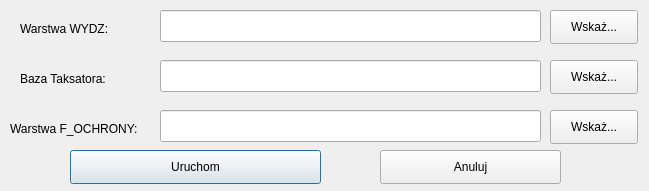
<?xml version="1.0" encoding="UTF-8"?>
<ui version="4.0">
 <class>Ui_Dialog</class>
 <widget class="QDialog" name="Ui_Dialog">
  <property name="geometry">
   <rect>
    <x>0</x>
    <y>0</y>
    <width>649</width>
    <height>191</height>
   </rect>
  </property>
  <property name="windowTitle">
   <string>Dopisz formy ochrony - podaj dane</string>
  </property>
  <widget class="QPushButton" name="pushButton_ok">
   <property name="geometry">
    <rect>
     <x>70</x>
     <y>150</y>
     <width>251</width>
     <height>34</height>
    </rect>
   </property>
   <property name="font">
    <font>
     <family>Arial</family>
    </font>
   </property>
   <property name="text">
    <string>Uruchom</string>
   </property>
  </widget>
  <widget class="QPushButton" name="pushButton_cancel">
   <property name="geometry">
    <rect>
     <x>380</x>
     <y>150</y>
     <width>181</width>
     <height>34</height>
    </rect>
   </property>
   <property name="font">
    <font>
     <family>Arial</family>
    </font>
   </property>
   <property name="text">
    <string>Anuluj</string>
   </property>
  </widget>
  <widget class="QLineEdit" name="lineEdit_wydz">
   <property name="geometry">
    <rect>
     <x>160</x>
     <y>10</y>
     <width>381</width>
     <height>32</height>
    </rect>
   </property>
   <property name="font">
    <font>
     <family>Arial</family>
    </font>
   </property>
  </widget>
  <widget class="QLineEdit" name="lineEdit_baza">
   <property name="geometry">
    <rect>
     <x>160</x>
     <y>60</y>
     <width>381</width>
     <height>32</height>
    </rect>
   </property>
   <property name="font">
    <font>
     <family>Arial</family>
    </font>
   </property>
  </widget>
  <widget class="QLineEdit" name="lineEdit_fochr">
   <property name="geometry">
    <rect>
     <x>160</x>
     <y>110</y>
     <width>381</width>
     <height>32</height>
    </rect>
   </property>
   <property name="font">
    <font>
     <family>Arial</family>
    </font>
   </property>
  </widget>
  <widget class="QLabel" name="label">
   <property name="geometry">
    <rect>
     <x>20</x>
     <y>20</y>
     <width>131</width>
     <height>18</height>
    </rect>
   </property>
   <property name="font">
    <font>
     <family>Arial</family>
    </font>
   </property>
   <property name="text">
    <string>Warstwa WYDZ:</string>
   </property>
  </widget>
  <widget class="QLabel" name="label_2">
   <property name="geometry">
    <rect>
     <x>20</x>
     <y>70</y>
     <width>131</width>
     <height>18</height>
    </rect>
   </property>
   <property name="font">
    <font>
     <family>Arial</family>
    </font>
   </property>
   <property name="text">
    <string>Baza Taksatora:</string>
   </property>
  </widget>
  <widget class="QLabel" name="label_3">
   <property name="geometry">
    <rect>
     <x>10</x>
     <y>120</y>
     <width>141</width>
     <height>18</height>
    </rect>
   </property>
   <property name="font">
    <font>
     <family>Arial</family>
    </font>
   </property>
   <property name="text">
    <string>Warstwa F_OCHRONY:</string>
   </property>
  </widget>
  <widget class="QPushButton" name="pushButton_wydz">
   <property name="geometry">
    <rect>
     <x>550</x>
     <y>10</y>
     <width>88</width>
     <height>34</height>
    </rect>
   </property>
   <property name="font">
    <font>
     <family>Arial</family>
    </font>
   </property>
   <property name="text">
    <string>Wskaż...</string>
   </property>
  </widget>
  <widget class="QPushButton" name="pushButton_baza">
   <property name="geometry">
    <rect>
     <x>550</x>
     <y>60</y>
     <width>88</width>
     <height>34</height>
    </rect>
   </property>
   <property name="font">
    <font>
     <family>Arial</family>
    </font>
   </property>
   <property name="text">
    <string>Wskaż...</string>
   </property>
  </widget>
  <widget class="QPushButton" name="pushButton_fochr">
   <property name="geometry">
    <rect>
     <x>550</x>
     <y>110</y>
     <width>88</width>
     <height>34</height>
    </rect>
   </property>
   <property name="font">
    <font>
     <family>Arial</family>
    </font>
   </property>
   <property name="text">
    <string>Wskaż...</string>
   </property>
  </widget>
 </widget>
 <resources/>
 <connections/>
</ui>
